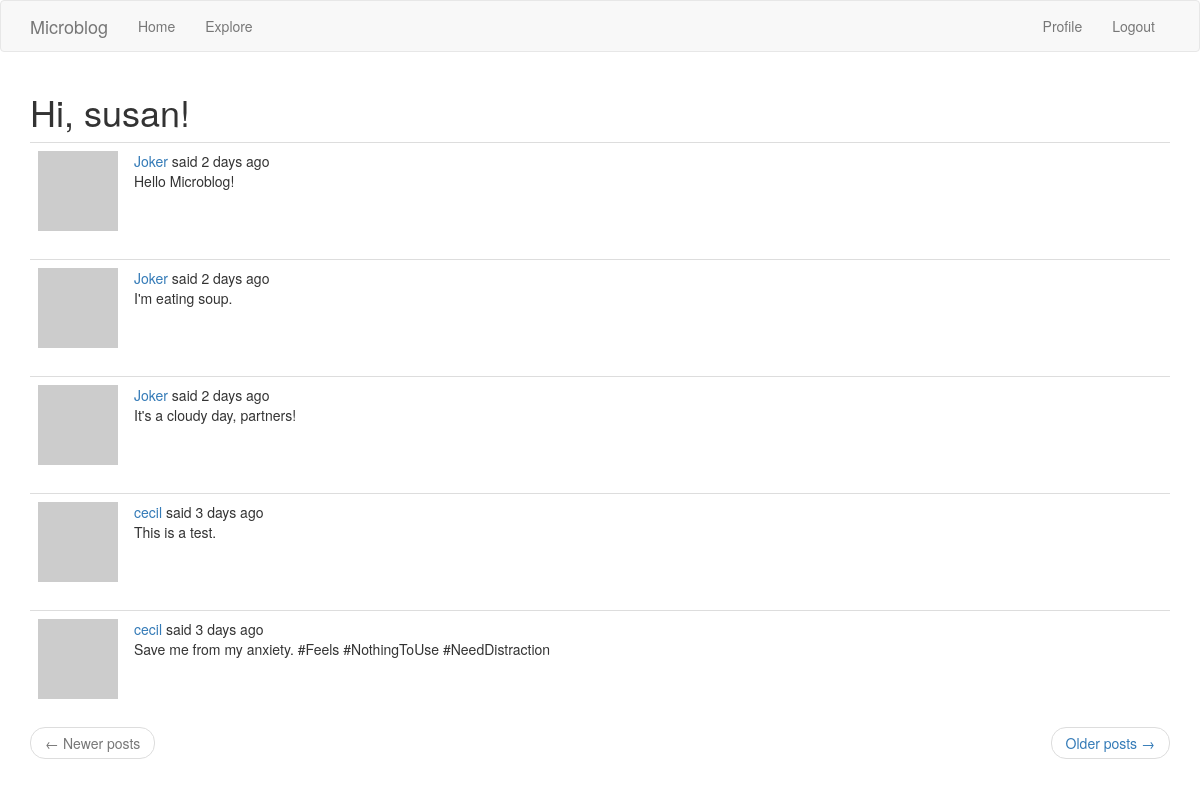
Page /explore (signed in) on the committed database.
### app/models.py (models this page shows, shortened)
class User(UserMixin, db.Model):
    __tablename__ = "user"
    id = db.Column(db.Integer, primary_key=True)
    username = db.Column(db.String(64), index=True, unique=True)
    email = db.Column(db.String(120), index=True, unique=True)
    password_hash = db.Column(db.String(128))
    posts = db.relationship('Post', backref='author', lazy='dynamic')
    about_me = db.Column(db.String(140))
    last_seen = db.Column(db.DateTime, default=datetime.utcnow)
    followed = db.relationship(
        'User', secondary=followers,
        primaryjoin=(followers.c.follower_id == id),
        secondaryjoin=(followers.c.followed_id == id),
        backref=db.backref('followers', lazy='dynamic'), lazy='dynamic'
    )
    @login.user_loader
    def load_user(id):
        return User.query.get(int(id))
    def avatar(self, size):
        digest = md5(self.email.lower().encode('utf-8')).hexdigest()
        return 'https://www.gravatar.com/avatar/{}?d=identicon&s={}'.format(digest, size)

class Post(db.Model):
    __tablename__ = "post"
    id = db.Column(db.Integer, primary_key=True)
    body = db.Column(db.String(140))
    timestamp = db.Column(db.DateTime, index=True, default=datetime.utcnow)
    user_id = db.Column(db.Integer, db.ForeignKey('user.id'))

### app/routes.py (the view)
@app.route('/explore')
@login_required
def explore():
    page = request.args.get('page', 1, type=int)
    posts = Post.query.order_by(Post.timestamp.desc()).paginate(
        page, app.config['POSTS_PER_PAGE'], False)
    next_url = url_for('explore', page=posts.next_num) \
        if posts.has_next else None
    prev_url = url_for('explore', page=posts.prev_num) \
        if posts.has_prev else None
    return render_template('index.html', title=_('Explore'), posts=posts.items,
                            next_url=next_url, prev_url=prev_url)

### app/routes.py (called while the page is built)
@app.before_request
def before_request():
    if current_user.is_authenticated:
        current_user.last_seen = datetime.utcnow()
        db.session.commit()

### app/templates/index.html (shortened to what this page needs)
{% extends "layout.html" %}
{% import 'bootstrap/wtf.html' as wtf %}
{% block app_content %}
        <h1>{{_('Hi,')}} {{ current_user.username }}!</h1>
        {% for post in posts %}
            {% include '_post.html' %}
        {% endfor %}
        <nav aria-label="...">
            <ul class="pager">
                <li class="previous{% if not prev_url %} disabled{% endif %}">
                    <a href="{{ prev_url or '#' }}">
                        <span aria-hidden="true">&larr;</span> {{ _('Newer posts') }}
                    </a>
                </li>
                <li class="next{% if not next_url %} disabled{% endif %}">
                    <a href="{{ next_url or '#' }}">
                        {{ _('Older posts') }} <span aria-hidden="true">&rarr;</span>
                    </a>
                </li>
            </ul>
        </nav>
{% endblock %}

### app/templates/_post.html (shortened to what this page needs)
<table class="table table-hover">
    <tr>
        <td width="70px">
            <a href="{{ url_for('user', username=post.author.username) }}">
                <img src="{{ post.author.avatar(36) }}">
            </a>
        </td>
        <td>
            {{ _('%(username)s said %(when)s',
                username=user_link, when=moment(post.timestamp).fromNow())}}
            <br/>
            {{ post.body }}
        </td>
    </tr>
</table>

### rows in the picture
User: username "susan"
Post: body "Hello Microblog!"
Post: body "I'm eating soup."
Post: body "It's a cloudy day, partners!"
Post: body "This is a test."
Post: body "Save me from my anxiety. #Feels #NothingToUse #NeedDistraction"
